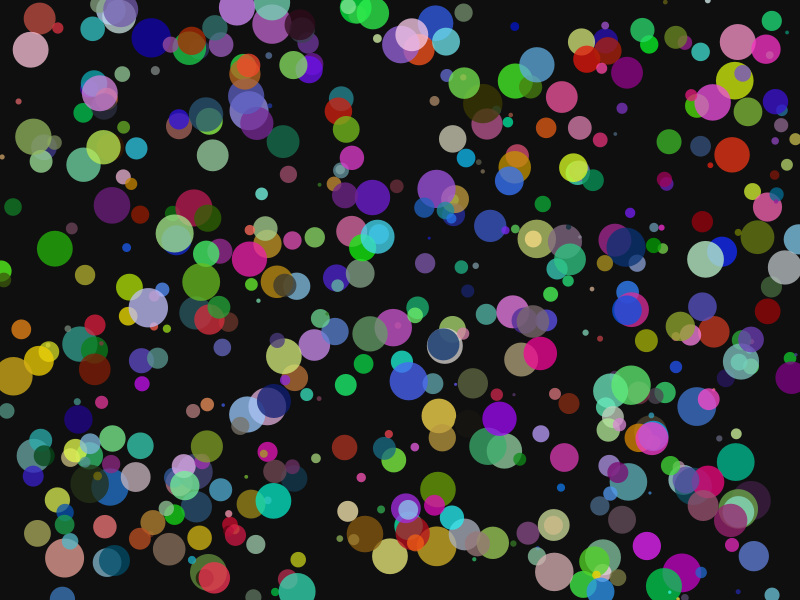
Frame 1 (no input)
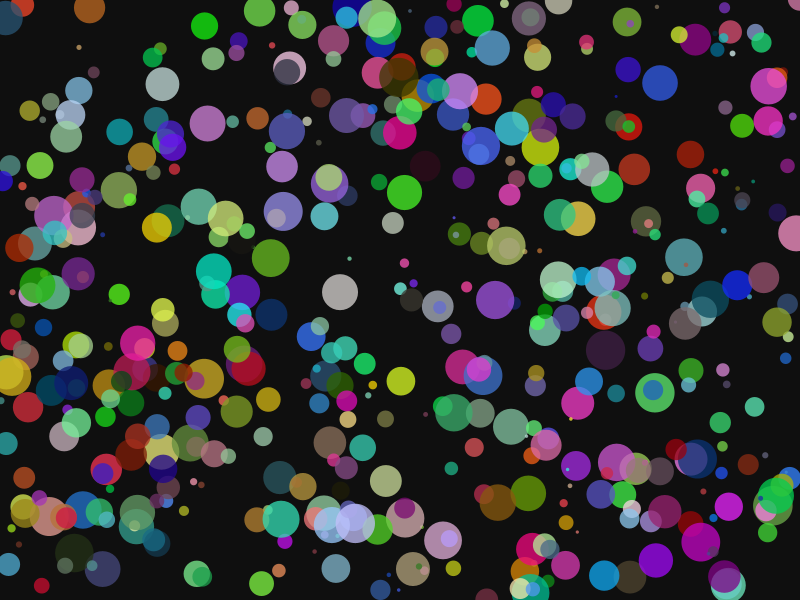
Frame 60 (the mouse pressed at the canvas centre just before this capture)
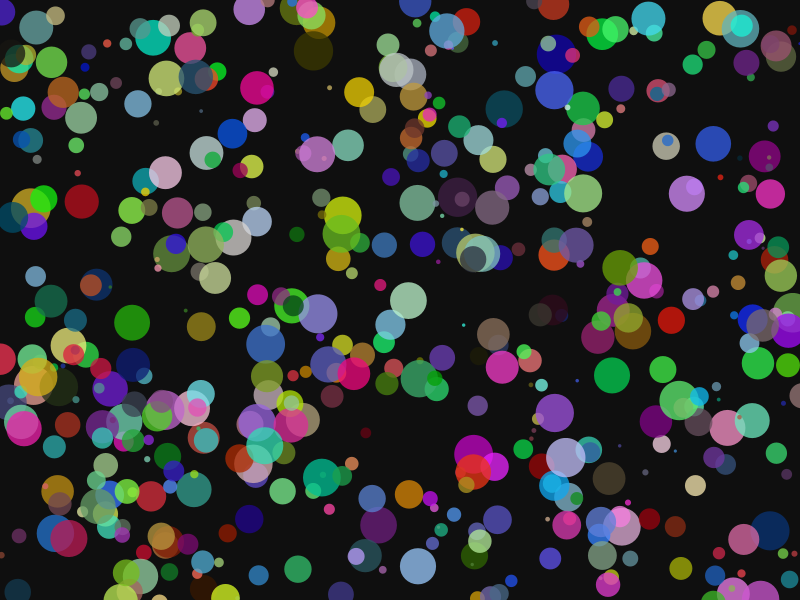
Frame 120 (the mouse held since frame 60 and released just before this capture)

The Processing sketch that drew these frames (run headless with seeded random() and noise(); from frame 60 on, the mouse is pressed at the canvas centre):

// Processing sketch: w04_06
// ── w04_06.pde
int NUM = 500; //配列の数
//位置のベクトルの配列
PVector[] location = new PVector[NUM];
//速度のベクトルの配列
PVector[] velocity = new PVector[NUM];
//塗りの色の配列
color[] col = new color[NUM];
//円の大きさ(直径)の配列
float[] diameter = new float[NUM];

void setup() {
  size(800, 600); //800x600pixelの画面を生成
  frameRate(60); //フレームレート
  noStroke();
  for (int i = 0; i < NUM; i++) { //配列の数だけ繰り返し
    //位置のベクトルの初期設定
    location[i] = new PVector(random(width), random(height));
    //速度のベクトルの初期設定
    velocity[i] = new PVector(random(-4, 4), random(-4, 4));
    //色の初期設定
    col[i] = color(random(255), random(255), random(255), 192);
    //大きさの初期設定
    diameter[i] = random(3, 40);
  }
}

void draw() {
  background(15); //背景を描画
  //配列の数だけ繰り返し
  for (int i = 0; i < NUM; i++) {
    fill(col[i]); //色を指定
    //指定した位置に円を描画
    ellipse(location[i].x, location[i].y, diameter[i], diameter[i]);
    //位置のベクトルに速度のベクトルを加算、次の位置になる
    location[i].add(velocity[i]);
    //もし画面の左端、または右端に到達したら
    if ((location[i].x > width) || (location[i].x < 0)) {
      velocity[i].x *= -1; //X方向のスピードを反転
    }
    //もし画面の下端、または上端に到達したら
    if ((location[i].y > height) || (location[i].y < 0)) {
      velocity[i].y *= -1; //Y方向のスピードを反転
    }
  }
}
